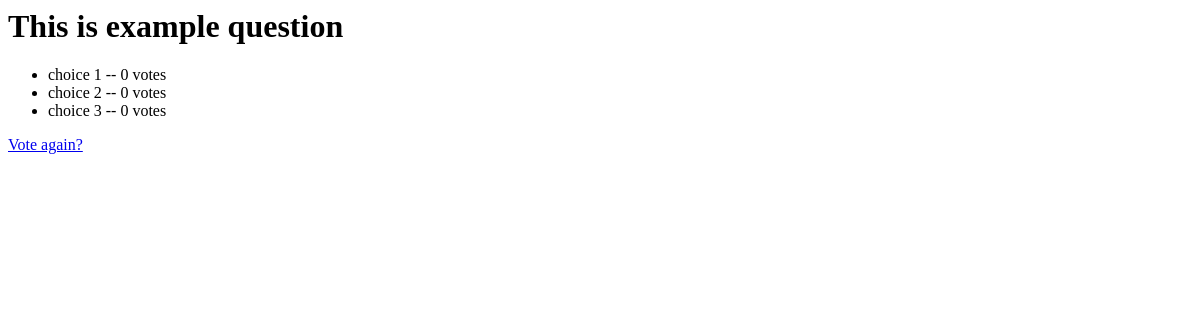
The page /polls/4/results/ on the database as committed earlier.
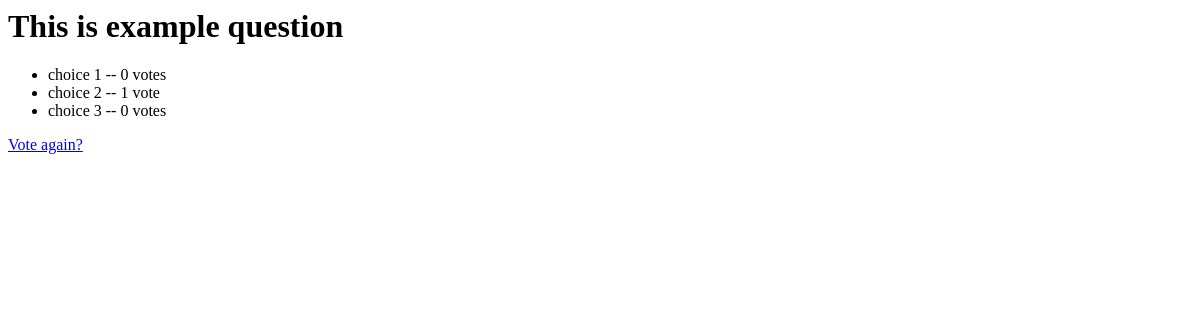
The same page on the database as committed later.
### polls/models.py (models this page shows)
class Choice(models.Model):
    question = models.ForeignKey(Question)
    choice_text = models.CharField(max_length=200)
    votes = models.IntegerField(default=0)

### polls/views.py (the view)
# urls.py: url(r'^(?P<question_id>[0-9]+)/results/$',views.results,name='results'),
def results(request,question_id):
	question = get_object_or_404(Question,pk=question_id)
	return render(request,'polls/results.html',{'question' : question})

### polls/templates/polls/results.html
<h1>{{ question.question_text }}</h1>
<ul>
{% for choice in question.choice_set.all %}
	<li>{{ choice.choice_text }} -- {{ choice.votes }} vote{{ choice.votes|pluralize }}</li>
{% endfor %}
</ul>
<a href="{% url 'polls:detail' question.id%}">Vote again?</a>

Rows that differ between the two databases and show on the page:
changed Choice "choice 2": votes "0" → "1"
